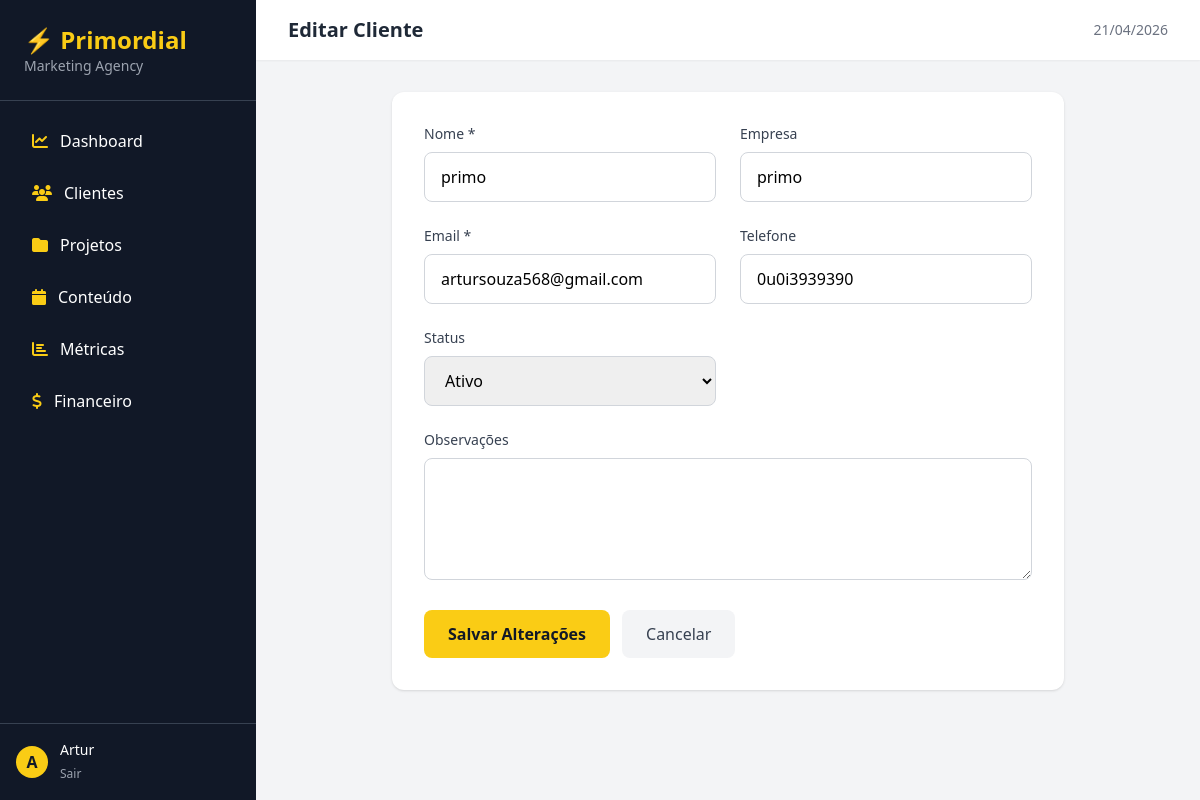
The page /crm/1/editar/ (signed in) on the database its author committed.
### crm/models.py (models this page shows, shortened)
class Cliente(models.Model):
    STATUS_CHOICES = [
        ('lead', 'Lead'),
        ('prospecto', 'Prospecto'),
        ('ativo', 'Ativo'),
        ('inativo', 'Inativo'),
    ]
    nome = models.CharField(max_length=200)
    empresa = models.CharField(max_length=200, blank=True)
    email = models.EmailField()
    telefone = models.CharField(max_length=20, blank=True)
    status = models.CharField(max_length=20, choices=STATUS_CHOICES, default='lead')
    data_entrada = models.DateTimeField(auto_now_add=True)
    observacoes = models.TextField(blank=True)

### crm/views.py (the view, shortened to what this page needs)
# urls.py: path('<int:pk>/editar/', views.editar_cliente, name='editar_cliente'),
@login_required
def editar_cliente(request, pk):
    cliente = get_object_or_404(Cliente, pk=pk)
    return render(request, 'crm/editar_cliente.html', {'cliente': cliente})

### templates/crm/editar_cliente.html (shortened to what this page needs)
{% extends 'base/base.html' %}
{% block page_title %}Editar Cliente{% endblock %}
{% block content %}
<div class="max-w-2xl mx-auto bg-white rounded-xl shadow p-8">
    <form method="post">
        <div class="grid grid-cols-1 md:grid-cols-2 gap-6 mb-6">
            <div>
                <label class="block text-sm font-medium text-gray-700 mb-2">Nome *</label>
                <input type="text" name="nome" value="{{ cliente.nome }}" required
                    class="w-full px-4 py-3 border border-gray-300 rounded-lg focus:outline-none focus:ring-2 focus:ring-yellow-400">
            </div>
            <div>
                <label class="block text-sm font-medium text-gray-700 mb-2">Empresa</label>
                <input type="text" name="empresa" value="{{ cliente.empresa }}"
                    class="w-full px-4 py-3 border border-gray-300 rounded-lg focus:outline-none focus:ring-2 focus:ring-yellow-400">
            </div>
            <div>
                <label class="block text-sm font-medium text-gray-700 mb-2">Email *</label>
                <input type="email" name="email" value="{{ cliente.email }}" required
                    class="w-full px-4 py-3 border border-gray-300 rounded-lg focus:outline-none focus:ring-2 focus:ring-yellow-400">
            </div>
            <div>
                <label class="block text-sm font-medium text-gray-700 mb-2">Telefone</label>
                <input type="text" name="telefone" value="{{ cliente.telefone }}"
                    class="w-full px-4 py-3 border border-gray-300 rounded-lg focus:outline-none focus:ring-2 focus:ring-yellow-400">
            </div>
            <div>
                <label class="block text-sm font-medium text-gray-700 mb-2">Status</label>
                <select name="status"
                    class="w-full px-4 py-3 border border-gray-300 rounded-lg focus:outline-none focus:ring-2 focus:ring-yellow-400">
                    <option value="ativo" {% if cliente.status == 'ativo' %}selected{% endif %}>Ativo</option>
                </select>
            </div>
        </div>
        <div class="mb-6">
            <label class="block text-sm font-medium text-gray-700 mb-2">Observações</label>
            <textarea name="observacoes" rows="4"
                class="w-full px-4 py-3 border border-gray-300 rounded-lg focus:outline-none focus:ring-2 focus:ring-yellow-400">{{ cliente.observacoes }}</textarea>
        </div>
        <div class="flex gap-3">
            <button type="submit" class="bg-yellow-400 text-gray-900 font-bold px-6 py-3 rounded-lg hover:bg-yellow-500 transition">
                Salvar Alterações
            </button>
            <a href="{% url 'detalhe_cliente' cliente.pk %}" class="bg-gray-100 text-gray-700 font-medium px-6 py-3 rounded-lg hover:bg-gray-200 transition">
                Cancelar
            </a>
        </div>
    </form>
</div>
{% endblock %}

### templates/base/base.html (shortened to what this page needs)
<!DOCTYPE html>
<html lang="pt-br">
<head>
    <script src="https://cdn.tailwindcss.com"></script>
    <link href="https://cdnjs.cloudflare.com/ajax/libs/font-awesome/6.4.0/css/all.min.css" rel="stylesheet">
</head>
<body class="bg-gray-100 font-sans">
    <div class="flex h-screen">
        <aside class="w-64 bg-gray-900 text-white flex flex-col">
            <div class="p-6 border-b border-gray-700">
                <h1 class="text-2xl font-bold text-yellow-400">⚡ Primordial</h1>
                <p class="text-gray-400 text-sm">Marketing Agency</p>
            </div>
            <nav class="flex-1 p-4 space-y-1">
                <a href="/dashboard/" class="flex items-center gap-3 px-4 py-3 rounded-lg hover:bg-gray-700 transition">
                    <i class="fas fa-chart-line text-yellow-400"></i> Dashboard
                </a>
                <a href="/crm/" class="flex items-center gap-3 px-4 py-3 rounded-lg hover:bg-gray-700 transition">
                    <i class="fas fa-users text-yellow-400"></i> Clientes
                </a>
                <a href="/projetos/" class="flex items-center gap-3 px-4 py-3 rounded-lg hover:bg-gray-700 transition">
                    <i class="fas fa-folder text-yellow-400"></i> Projetos
                </a>
                <a href="/conteudo/" class="flex items-center gap-3 px-4 py-3 rounded-lg hover:bg-gray-700 transition">
                    <i class="fas fa-calendar text-yellow-400"></i> Conteúdo
                </a>
                <a href="/metricas/" class="flex items-center gap-3 px-4 py-3 rounded-lg hover:bg-gray-700 transition">
                    <i class="fas fa-chart-bar text-yellow-400"></i> Métricas
                </a>
                <a href="/financeiro/" class="flex items-center gap-3 px-4 py-3 rounded-lg hover:bg-gray-700 transition">
                    <i class="fas fa-dollar-sign text-yellow-400"></i> Financeiro
                </a>
            </nav>
            <div class="p-4 border-t border-gray-700">
                <div class="flex items-center gap-3">
                    <div class="w-8 h-8 bg-yellow-400 rounded-full flex items-center justify-center text-gray-900 font-bold">
                        {{ request.user.username|first|upper }}
                    </div>
                    <div>
                        <p class="text-sm font-medium">{{ request.user.username }}</p>
                        <a href="/admin/logout/" class="text-xs text-gray-400 hover:text-white">Sair</a>
                    </div>
                </div>
            </div>
        </aside>
        <main class="flex-1 overflow-auto">
            <header class="bg-white shadow-sm px-8 py-4 flex items-center justify-between">
                <h2 class="text-xl font-semibold text-gray-800">{% block page_title %}{% endblock %}</h2>
                <span class="text-sm text-gray-500">{% now "d/m/Y" %}</span>
            </header>
            <div class="p-8">
                {% block content %}{% endblock %}
            </div>
        </main>
    </div>
</body>
</html>

### rows shown on the page
Cliente: nome "primo", empresa "primo", email "artursouza568@gmail.com", telefone "0u0i3939390", status "Ativo"

### other values the page prints
{{ request.user.username|first|upper }} "A"
{{ request.user.username }} "Artur"
